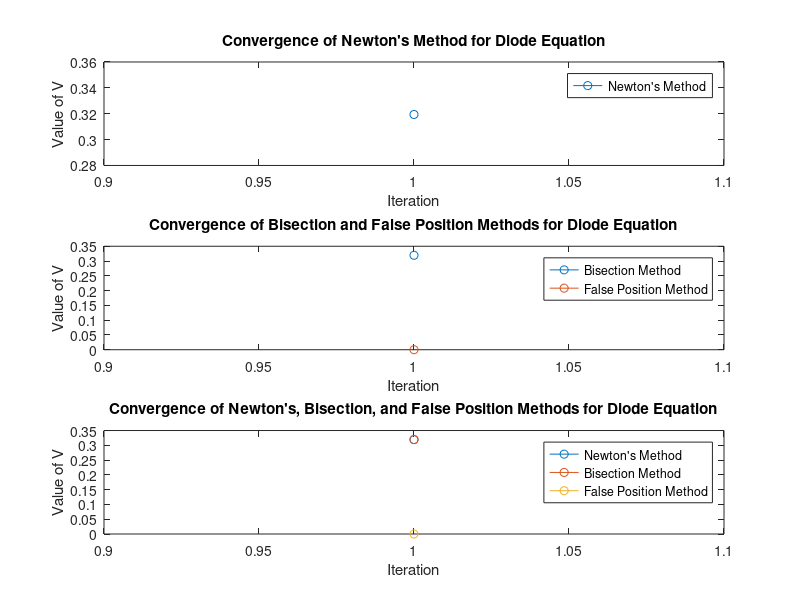

This figure's MATLAB source:
function [root_newton_diode, root_bisection_diode, root_false_position_diode] = DiodeeSolver()
    % Diode Equation Parameters
    Is = 1e-6;
    n = 1.5;
    Vt = 0.025;
    V_guess = 3;

    % Newton's Method for Diode Equation
    [root_newton_diode, ~, ~, x_vals_newton] = newton_method(@f_diode, @dfdx_diode, V_guess, 1e-6, 100);

    % Bisection Method for Diode Equation
    [root_bisection_diode, ~, ~, x_vals_bisection] = bisection_method(@f_diode, 0.0, 5.0, 1e-6, 100);

    % False Position (Regula Falsi) Method for Diode Equation
    [root_false_position_diode, ~, ~, x_vals_false_position] = false_position_method(@f_diode, 0.0, 5.0, 1e-6, 100);

    % Nested Functions
    function result = f_diode(V)
        result = Is * (exp(V / (n * Vt)) - 1) - 5 / 1000;
    end

    function result = dfdx_diode(V)
        result = Is * exp(V / (n * Vt)) / (n * Vt);
    end

   % Plotting
figure;

subplot(3, 1, 1);
plot(1:length(x_vals_newton), x_vals_newton, '-o', 'DisplayName', "Newton's Method");
xlabel('Iteration');
ylabel('Value of V');
title("Convergence of Newton's Method for Diode Equation");
legend('Location', 'best');

subplot(3, 1, 2);
plot(1:length(x_vals_bisection), x_vals_bisection, '-o', 'DisplayName', "Bisection Method");
hold on;
plot(1:length(x_vals_false_position), x_vals_false_position, '-o', 'DisplayName', "False Position Method");
xlabel('Iteration');
ylabel('Value of V');
title("Convergence of Bisection and False Position Methods for Diode Equation");
legend('Location', 'best');

subplot(3, 1, 3);
plot(1:length(x_vals_newton), x_vals_newton, '-o', 'DisplayName', "Newton's Method");
hold on;
plot(1:length(x_vals_bisection), x_vals_bisection, '-o', 'DisplayName', "Bisection Method");
plot(1:length(x_vals_false_position), x_vals_false_position, '-o', 'DisplayName', "False Position Method");
xlabel('Iteration');
ylabel('Value of V');
title("Convergence of Newton's, Bisection, and False Position Methods for Diode Equation");
legend('Location', 'best');

end

% Newton's Method
function [x, iterations, x_vals, root] = newton_method(f, dfdx, x0, tol, max_iter)
    x = x0;
    x_vals = [x];
    for iterations = 1:max_iter
        dx = -f(x) / dfdx(x);
        x = x + dx;
        x_vals = [x_vals; x];
        if abs(dx) < tol
            break
        end
    end
    root = x;
end

% Bisection Method
function [x, iterations, x_vals, root] = bisection_method(f, a, b, tol, max_iter)
    x_vals = [a; b];
    for iterations = 1:max_iter
        c = (a + b) / 2;
        x_vals = [x_vals; c];
        if abs(b - a) < tol || abs(f(c)) < tol
            break
        elseif f(a) * f(c) < 0
            b = c;
        else
            a = c;
        end
    end
    x = c;
    root = x;
end

% False Position (Regula Falsi) Method
function [x, iterations, x_vals, root] = false_position_method(f, a, b, tol, max_iter)
    x_vals = [a; b];
    for iterations = 1:max_iter
        fa = f(a);
        fb = f(b);
        if abs(fb - fa) < 1e-10 % Check if denominator is close to zero
            break
        end
        c = (a * fb - b * fa) / (fb - fa);
        fc = f(c);
        x_vals = [x_vals; c];
        if abs(fc) < tol
            break
        end
        if fa * fc < 0
            b = c;
        else
            a = c;
        end
    end
    x = c;
    root = x;
end

% Example Usage
[root_newton_diode, root_bisection_diode, root_false_position_diode] = DiodeeSolver();
disp(['Newton Root: ', num2str(root_newton_diode)]);
disp(['Bisection Root: ', num2str(root_bisection_diode)]);
disp(['False Position Root: ', num2str(root_false_position_diode)]);
